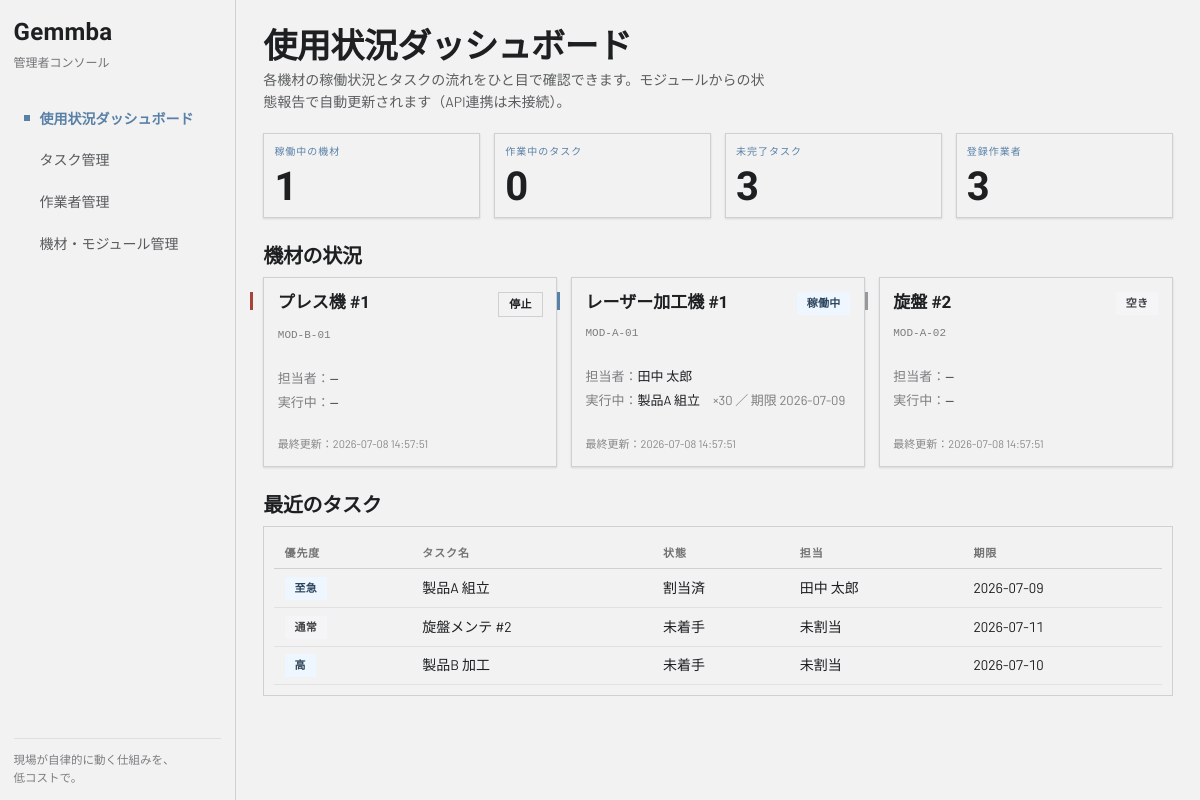
/, run on an earlier commit of the app's database.
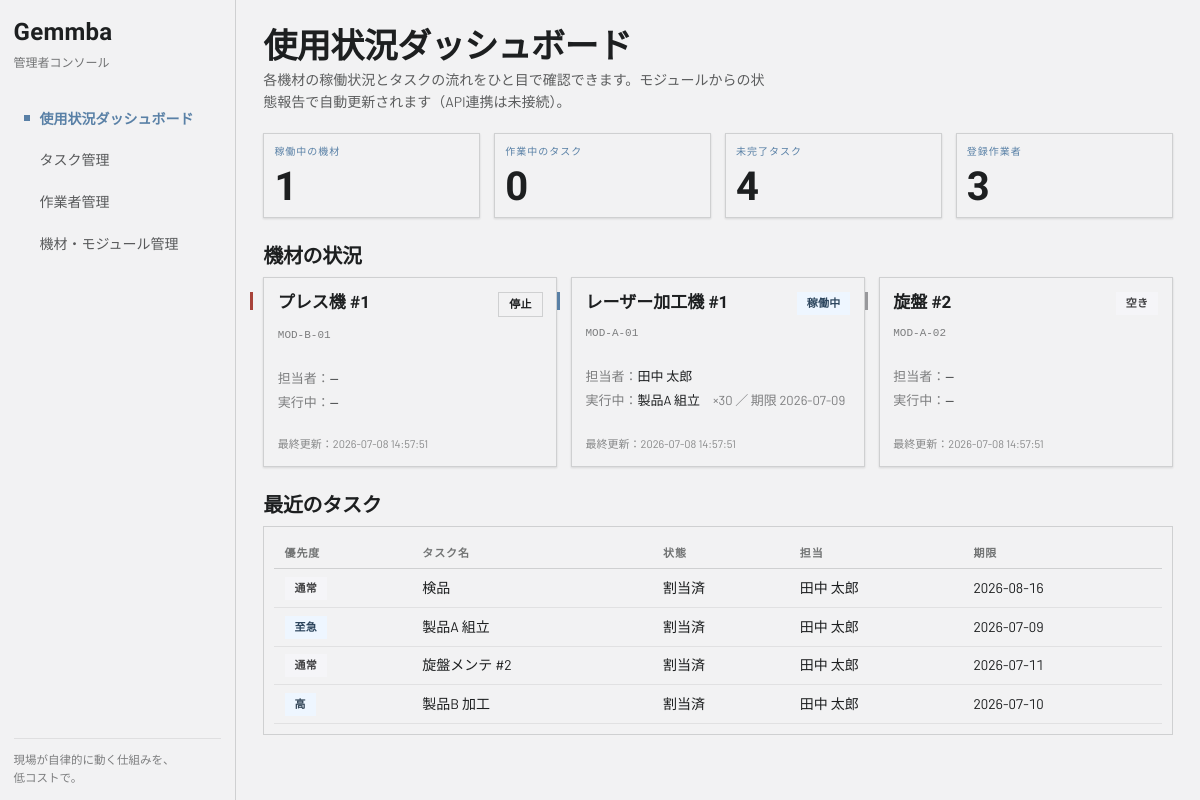
And on a later commit of the database.
### tables this page shows
CREATE TABLE equipment (
    id INTEGER PRIMARY KEY AUTOINCREMENT,
    name TEXT NOT NULL,
    module_id TEXT UNIQUE,                      -- モジュール(ESP32)の識別子
    status TEXT NOT NULL DEFAULT 'idle',        -- idle / working / stopped / maintenance
    current_worker_id INTEGER REFERENCES workers(id),
    current_task_id INTEGER REFERENCES tasks(id),
    updated_at TEXT DEFAULT (datetime('now', 'localtime'))
);

CREATE TABLE workers (
    id INTEGER PRIMARY KEY AUTOINCREMENT,
    name TEXT NOT NULL,
    years_of_service REAL NOT NULL DEFAULT 0,   -- 勤続年数（AIの初期文脈ベクトルに使用）
    nfc_tag_id TEXT UNIQUE,                     -- 腕輪のICチップID（後で紐付け可能）
    created_at TEXT DEFAULT (datetime('now', 'localtime'))
);

CREATE TABLE tasks (
    id INTEGER PRIMARY KEY AUTOINCREMENT,
    title TEXT NOT NULL,
    description TEXT DEFAULT '',
    difficulty INTEGER NOT NULL DEFAULT 3,      -- 難易度 1-5（AIの文脈ベクトルに使用）
    priority TEXT NOT NULL DEFAULT 'normal',    -- urgent / high / normal / low
    quantity INTEGER DEFAULT 1,
    deadline TEXT,                              -- 期限 (YYYY-MM-DD)
    status TEXT NOT NULL DEFAULT 'todo',        -- todo / assigned / in_progress / done
    assigned_worker_id INTEGER REFERENCES workers(id),
    equipment_id INTEGER REFERENCES equipment(id),
    started_at TEXT,
    completed_at TEXT,
    created_at TEXT DEFAULT (datetime('now', 'localtime'))
);

### app.py (the view)
@app.route("/")
def dashboard():
    conn = db.get_db()
    equipment = conn.execute("""
        SELECT e.*, w.name AS worker_name, t.title AS task_title,
               t.quantity AS task_quantity, t.deadline AS task_deadline
        FROM equipment e
        LEFT JOIN workers w ON w.id = e.current_worker_id
        LEFT JOIN tasks t   ON t.id = e.current_task_id
        ORDER BY e.name
    """).fetchall()
    counts = conn.execute("""
        SELECT
          (SELECT COUNT(*) FROM tasks WHERE status != 'done')       AS open_tasks,
          (SELECT COUNT(*) FROM tasks WHERE status = 'in_progress') AS active_tasks,
          (SELECT COUNT(*) FROM workers)                            AS workers,
          (SELECT COUNT(*) FROM equipment WHERE status = 'working') AS working_eq
    """).fetchone()
    recent = conn.execute("""
        SELECT t.*, w.name AS worker_name FROM tasks t
        LEFT JOIN workers w ON w.id = t.assigned_worker_id
        ORDER BY t.created_at DESC LIMIT 8
    """).fetchall()
    conn.close()
    return render_template("dashboard.html", equipment=equipment, counts=counts, recent=recent)

### app.py (called while the page is built)
@app.context_processor
def inject_labels():
    return dict(P=PRIORITY_LABELS, S=STATUS_LABELS, E=EQ_STATUS_LABELS)

### db.py (called while the page is built)
def get_db():
    conn = sqlite3.connect(DB_PATH)
    conn.row_factory = sqlite3.Row
    conn.execute("PRAGMA foreign_keys = ON")
    return conn

### templates/dashboard.html (shortened to what this page needs)
{% extends "base.html" %}
{% block content %}
<header class="page-head">
  <h1>使用状況ダッシュボード</h1>
  <p class="page-sub">各機材の稼働状況とタスクの流れをひと目で確認できます。モジュールからの状態報告で自動更新されます（API連携は未接続）。</p>
</header>
<section class="stat-grid">
  <div class="card elev-sm">
    <div class="card-kicker">稼働中の機材</div>
    <div class="stat-num">{{ counts.working_eq }}</div>
  </div>
  <div class="card elev-sm">
    <div class="card-kicker">作業中のタスク</div>
    <div class="stat-num">{{ counts.active_tasks }}</div>
  </div>
  <div class="card elev-sm">
    <div class="card-kicker">未完了タスク</div>
    <div class="stat-num">{{ counts.open_tasks }}</div>
  </div>
  <div class="card elev-sm">
    <div class="card-kicker">登録作業者</div>
    <div class="stat-num">{{ counts.workers }}</div>
  </div>
</section>
<h3 class="section-title">機材の状況</h3>
<section class="eq-grid">
  {% for e in equipment %}
  <article class="card elev-sm eq-card status-{{ e.status }}">
    <span class="app-led"></span>
    <div class="eq-card-head">
      <div class="card-title">{{ e.name }}</div>
      <span class="badge badge-{{ e.status }}">{{ E[e.status] }}</span>
    </div>
    <div class="mono">{{ e.module_id or '未接続' }}</div>
    <dl class="eq-meta">
      <div><span class="k">担当者：</span>{{ e.worker_name or '—' }}</div>
      <div><span class="k">実行中：</span>{{ e.task_title or '—' }}{% if e.task_title %}　<span class="text-muted">×{{ e.task_quantity or '—' }} ／ 期限 {{ e.task_deadline or '—' }}</span>{% endif %}</div>
    </dl>
    <div class="card-meta eq-updated">最終更新：{{ e.updated_at }}</div>
  </article>
  {% else %}
  <p class="empty">機材が登録されていません。「機材・モジュール管理」から追加してください。</p>
  {% endfor %}
</section>
<h3 class="section-title">最近のタスク</h3>
<div class="card table-wrap">
  <table class="table">
    <thead><tr><th>優先度</th><th>タスク名</th><th>状態</th><th>担当</th><th>期限</th></tr></thead>
    <tbody>
    {% for t in recent %}
      <tr>
        <td><span class="badge badge-p-{{ t.priority }}">{{ P[t.priority] }}</span></td>
        <td>{{ t.title }}</td>
        <td>{{ S[t.status] }}</td>
        <td>{{ t.worker_name or '未割当' }}</td>
        <td>{{ t.deadline or '—' }}</td>
      </tr>
    {% else %}
      <tr><td colspan="5" class="empty">タスクはまだありません。</td></tr>
    {% endfor %}
    </tbody>
  </table>
</div>
{% endblock %}

What changed in the data, as far as the page shows it:
added tasks: priority "通常", title "検品", status "割当済", name "田中 太郎", deadline "2026-08-16"
changed tasks "旋盤メンテ #2": status "未着手" → "割当済"; name "未割当" → "田中 太郎"
changed tasks "製品B 加工": status "未着手" → "割当済"; name "未割当" → "田中 太郎"
Also different on the page:
{{ counts.open_tasks }}: "3" → "4"
